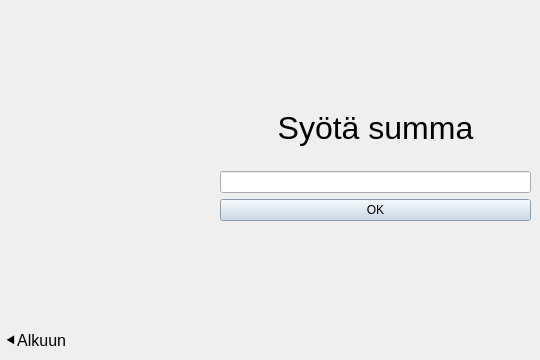
    <widget class="QWidget" name="stackMuuSumma">
     <widget class="QWidget" name="verticalLayoutWidget_4">
      <property name="geometry">
       <rect>
        <x>220</x>
        <y>90</y>
        <width>311</width>
        <height>131</height>
       </rect>
      </property>
      <layout class="QVBoxLayout" name="verticalLayout_3">
       <item>
        <widget class="QLabel" name="label">
         <property name="font">
          <font>
           <pointsize>24</pointsize>
          </font>
         </property>
         <property name="styleSheet">
          <string notr="true">color:black</string>
         </property>
         <property name="text">
          <string>Syötä summa</string>
         </property>
         <property name="alignment">
          <set>Qt::AlignCenter</set>
         </property>
        </widget>
       </item>
       <item>
        <widget class="QLineEdit" name="lineEditMuuSumma">
         <property name="readOnly">
          <bool>true</bool>
         </property>
        </widget>
       </item>
       <item>
        <widget class="QPushButton" name="pushButtonMuuSummaOK">
         <property name="palette">
          <palette>
           <active>
            <colorrole role="WindowText">
             <brush brushstyle="SolidPattern">
              <color alpha="255">
               <red>0</red>
               <green>0</green>
               <blue>0</blue>
              </color>
             </brush>
            </colorrole>
            <colorrole role="Button">
             <brush brushstyle="SolidPattern">
              <color alpha="255">
               <red>195</red>
               <green>213</green>
               <blue>232</blue>
              </color>
             </brush>
            </colorrole>
            <colorrole role="Text">
             <brush brushstyle="SolidPattern">
              <color alpha="255">
               <red>0</red>
               <green>0</green>
               <blue>0</blue>
              </color>
             </brush>
            </colorrole>
            <colorrole role="ButtonText">
             <brush brushstyle="SolidPattern">
              <color alpha="255">
               <red>0</red>
               <green>0</green>
               <blue>0</blue>
              </color>
             </brush>
            </colorrole>
            <colorrole role="Base">
             <brush brushstyle="SolidPattern">
              <color alpha="255">
               <red>195</red>
               <green>213</green>
               <blue>232</blue>
              </color>
             </brush>
            </colorrole>
            <colorrole role="Window">
             <brush brushstyle="SolidPattern">
              <color alpha="255">
               <red>195</red>
               <green>213</green>
               <blue>232</blue>
              </color>
             </brush>
            </colorrole>
            <colorrole role="PlaceholderText">
             <brush brushstyle="SolidPattern">
              <color alpha="128">
               <red>0</red>
               <green>0</green>
               <blue>0</blue>
              </color>
             </brush>
            </colorrole>
           </active>
           <inactive>
            <colorrole role="WindowText">
             <brush brushstyle="SolidPattern">
              <color alpha="255">
               <red>0</red>
               <green>0</green>
               <blue>0</blue>
              </color>
             </brush>
            </colorrole>
            <colorrole role="Button">
             <brush brushstyle="SolidPattern">
              <color alpha="255">
               <red>195</red>
               <green>213</green>
               <blue>232</blue>
              </color>
             </brush>
            </colorrole>
            <colorrole role="Text">
             <brush brushstyle="SolidPattern">
              <color alpha="255">
               <red>0</red>
               <green>0</green>
               <blue>0</blue>
              </color>
             </brush>
            </colorrole>
            <colorrole role="ButtonText">
             <brush brushstyle="SolidPattern">
              <color alpha="255">
               <red>0</red>
               <green>0</green>
               <blue>0</blue>
              </color>
             </brush>
            </colorrole>
            <colorrole role="Base">
             <brush brushstyle="SolidPattern">
              <color alpha="255">
               <red>195</red>
               <green>213</green>
               <blue>232</blue>
              </color>
             </brush>
            </colorrole>
            <colorrole role="Window">
             <brush brushstyle="SolidPattern">
              <color alpha="255">
               <red>195</red>
               <green>213</green>
               <blue>232</blue>
              </color>
             </brush>
            </colorrole>
            <colorrole role="PlaceholderText">
             <brush brushstyle="SolidPattern">
              <color alpha="128">
               <red>0</red>
               <green>0</green>
               <blue>0</blue>
              </color>
             </brush>
            </colorrole>
           </inactive>
           <disabled>
            <colorrole role="WindowText">
             <brush brushstyle="SolidPattern">
              <color alpha="255">
               <red>0</red>
               <green>0</green>
               <blue>0</blue>
              </color>
             </brush>
            </colorrole>
            <colorrole role="Button">
             <brush brushstyle="SolidPattern">
              <color alpha="255">
               <red>195</red>
               <green>213</green>
               <blue>232</blue>
              </color>
             </brush>
            </colorrole>
            <colorrole role="Text">
             <brush brushstyle="SolidPattern">
              <color alpha="255">
               <red>0</red>
               <green>0</green>
               <blue>0</blue>
              </color>
             </brush>
            </colorrole>
            <colorrole role="ButtonText">
             <brush brushstyle="SolidPattern">
              <color alpha="255">
               <red>0</red>
               <green>0</green>
               <blue>0</blue>
              </color>
             </brush>
            </colorrole>
            <colorrole role="Base">
             <brush brushstyle="SolidPattern">
              <color alpha="255">
               <red>195</red>
               <green>213</green>
               <blue>232</blue>
              </color>
             </brush>
            </colorrole>
            <colorrole role="Window">
             <brush brushstyle="SolidPattern">
              <color alpha="255">
               <red>195</red>
               <green>213</green>
               <blue>232</blue>
              </color>
             </brush>
            </colorrole>
            <colorrole role="PlaceholderText">
             <brush brushstyle="SolidPattern">
              <color alpha="128">
               <red>0</red>
               <green>0</green>
               <blue>0</blue>
              </color>
             </brush>
            </colorrole>
           </disabled>
          </palette>
         </property>
         <property name="styleSheet">
          <string notr="true">color:black</string>
         </property>
         <property name="text">
          <string>OK</string>
         </property>
        </widget>
       </item>
      </layout>
     </widget>
     <widget class="QLabel" name="label_12">
      <property name="enabled">
       <bool>true</bool>
      </property>
      <property name="geometry">
       <rect>
        <x>0</x>
        <y>330</y>
        <width>99</width>
        <height>21</height>
       </rect>
      </property>
      <property name="palette">
       <palette>
        <active>
         <colorrole role="WindowText">
          <brush brushstyle="SolidPattern">
           <color alpha="255">
            <red>0</red>
            <green>0</green>
            <blue>0</blue>
           </color>
          </brush>
         </colorrole>
         <colorrole role="Button">
          <brush brushstyle="SolidPattern">
           <color alpha="255">
            <red>195</red>
            <green>213</green>
            <blue>232</blue>
           </color>
          </brush>
         </colorrole>
         <colorrole role="Light">
          <brush brushstyle="SolidPattern">
           <color alpha="255">
            <red>0</red>
            <green>0</green>
            <blue>0</blue>
           </color>
          </brush>
         </colorrole>
         <colorrole role="Midlight">
          <brush brushstyle="SolidPattern">
           <color alpha="255">
            <red>0</red>
            <green>0</green>
            <blue>0</blue>
           </color>
          </brush>
         </colorrole>
         <colorrole role="Dark">
          <brush brushstyle="SolidPattern">
           <color alpha="255">
            <red>0</red>
            <green>0</green>
            <blue>0</blue>
           </color>
          </brush>
         </colorrole>
         <colorrole role="Mid">
          <brush brushstyle="SolidPattern">
           <color alpha="255">
            <red>0</red>
            <green>0</green>
            <blue>0</blue>
           </color>
          </brush>
         </colorrole>
         <colorrole role="Text">
          <brush brushstyle="SolidPattern">
           <color alpha="255">
            <red>255</red>
            <green>255</green>
            <blue>255</blue>
           </color>
          </brush>
         </colorrole>
         <colorrole role="BrightText">
          <brush brushstyle="SolidPattern">
           <color alpha="255">
            <red>255</red>
            <green>255</green>
            <blue>255</blue>
           </color>
          </brush>
         </colorrole>
         <colorrole role="ButtonText">
          <brush brushstyle="SolidPattern">
           <color alpha="255">
            <red>255</red>
            <green>255</green>
            <blue>255</blue>
           </color>
          </brush>
         </colorrole>
         <colorrole role="Base">
          <brush brushstyle="SolidPattern">
           <color alpha="255">
            <red>195</red>
            <green>213</green>
            <blue>232</blue>
           </color>
          </brush>
         </colorrole>
         <colorrole role="Window">
          <brush brushstyle="SolidPattern">
           <color alpha="255">
            <red>195</red>
            <green>213</green>
            <blue>232</blue>
           </color>
          </brush>
         </colorrole>
         <colorrole role="Shadow">
          <brush brushstyle="SolidPattern">
           <color alpha="255">
            <red>0</red>
            <green>0</green>
            <blue>0</blue>
           </color>
          </brush>
         </colorrole>
         <colorrole role="AlternateBase">
          <brush brushstyle="SolidPattern">
           <color alpha="255">
            <red>0</red>
            <green>0</green>
            <blue>0</blue>
           </color>
          </brush>
         </colorrole>
         <colorrole role="ToolTipBase">
          <brush brushstyle="SolidPattern">
           <color alpha="255">
            <red>255</red>
            <green>255</green>
            <blue>220</blue>
           </color>
          </brush>
         </colorrole>
         <colorrole role="ToolTipText">
          <brush brushstyle="SolidPattern">
           <color alpha="255">
            <red>0</red>
            <green>0</green>
            <blue>0</blue>
           </color>
          </brush>
         </colorrole>
         <colorrole role="PlaceholderText">
          <brush brushstyle="SolidPattern">
           <color alpha="127">
            <red>255</red>
            <green>255</green>
            <blue>255</blue>
           </color>
          </brush>
         </colorrole>
         <colorrole role="Accent">
          <brush brushstyle="SolidPattern">
           <color alpha="255">
            <red>0</red>
            <green>0</green>
            <blue>0</blue>
           </color>
          </brush>
         </colorrole>
        </active>
        <inactive>
         <colorrole role="WindowText">
          <brush brushstyle="SolidPattern">
           <color alpha="255">
            <red>0</red>
            <green>0</green>
            <blue>0</blue>
           </color>
          </brush>
         </colorrole>
         <colorrole role="Button">
          <brush brushstyle="SolidPattern">
           <color alpha="255">
            <red>195</red>
            <green>213</green>
            <blue>232</blue>
           </color>
          </brush>
         </colorrole>
         <colorrole role="Light">
          <brush brushstyle="SolidPattern">
           <color alpha="255">
            <red>0</red>
            <green>0</green>
            <blue>0</blue>
           </color>
          </brush>
         </colorrole>
         <colorrole role="Midlight">
          <brush brushstyle="SolidPattern">
           <color alpha="255">
            <red>0</red>
            <green>0</green>
            <blue>0</blue>
           </color>
          </brush>
         </colorrole>
         <colorrole role="Dark">
          <brush brushstyle="SolidPattern">
           <color alpha="255">
            <red>0</red>
            <green>0</green>
            <blue>0</blue>
           </color>
          </brush>
         </colorrole>
         <colorrole role="Mid">
          <brush brushstyle="SolidPattern">
           <color alpha="255">
            <red>0</red>
            <green>0</green>
            <blue>0</blue>
           </color>
          </brush>
         </colorrole>
         <colorrole role="Text">
          <brush brushstyle="SolidPattern">
           <color alpha="255">
            <red>255</red>
            <green>255</green>
            <blue>255</blue>
           </color>
          </brush>
         </colorrole>
         <colorrole role="BrightText">
          <brush brushstyle="SolidPattern">
           <color alpha="255">
            <red>255</red>
            <green>255</green>
            <blue>255</blue>
           </color>
          </brush>
         </colorrole>
         <colorrole role="ButtonText">
          <brush brushstyle="SolidPattern">
           <color alpha="255">
            <red>255</red>
            <green>255</green>
            <blue>255</blue>
           </color>
          </brush>
         </colorrole>
         <colorrole role="Base">
          <brush brushstyle="SolidPattern">
           <color alpha="255">
            <red>195</red>
            <green>213</green>
            <blue>232</blue>
           </color>
          </brush>
         </colorrole>
         <colorrole role="Window">
          <brush brushstyle="SolidPattern">
           <color alpha="255">
            <red>195</red>
            <green>213</green>
            <blue>232</blue>
           </color>
          </brush>
         </colorrole>
         <colorrole role="Shadow">
          <brush brushstyle="SolidPattern">
           <color alpha="255">
            <red>0</red>
            <green>0</green>
            <blue>0</blue>
           </color>
          </brush>
         </colorrole>
         <colorrole role="AlternateBase">
          <brush brushstyle="SolidPattern">
           <color alpha="255">
            <red>0</red>
            <green>0</green>
            <blue>0</blue>
           </color>
          </brush>
         </colorrole>
         <colorrole role="ToolTipBase">
          <brush brushstyle="SolidPattern">
           <color alpha="255">
            <red>255</red>
            <green>255</green>
            <blue>220</blue>
           </color>
          </brush>
         </colorrole>
         <colorrole role="ToolTipText">
          <brush brushstyle="SolidPattern">
           <color alpha="255">
            <red>0</red>
            <green>0</green>
            <blue>0</blue>
           </color>
          </brush>
         </colorrole>
         <colorrole role="PlaceholderText">
          <brush brushstyle="SolidPattern">
           <color alpha="127">
            <red>255</red>
            <green>255</green>
            <blue>255</blue>
           </color>
          </brush>
         </colorrole>
         <colorrole role="Accent">
          <brush brushstyle="SolidPattern">
           <color alpha="255">
            <red>0</red>
            <green>0</green>
            <blue>0</blue>
           </color>
          </brush>
         </colorrole>
        </inactive>
        <disabled>
         <colorrole role="WindowText">
          <brush brushstyle="SolidPattern">
           <color alpha="255">
            <red>0</red>
            <green>0</green>
            <blue>0</blue>
           </color>
          </brush>
         </colorrole>
         <colorrole role="Button">
          <brush brushstyle="SolidPattern">
           <color alpha="255">
            <red>195</red>
            <green>213</green>
            <blue>232</blue>
           </color>
          </brush>
         </colorrole>
         <colorrole role="Light">
          <brush brushstyle="SolidPattern">
           <color alpha="255">
            <red>0</red>
            <green>0</green>
            <blue>0</blue>
           </color>
          </brush>
         </colorrole>
         <colorrole role="Midlight">
          <brush brushstyle="SolidPattern">
           <color alpha="255">
            <red>0</red>
            <green>0</green>
            <blue>0</blue>
           </color>
          </brush>
         </colorrole>
         <colorrole role="Dark">
          <brush brushstyle="SolidPattern">
           <color alpha="255">
            <red>0</red>
            <green>0</green>
            <blue>0</blue>
           </color>
          </brush>
         </colorrole>
         <colorrole role="Mid">
          <brush brushstyle="SolidPattern">
           <color alpha="255">
            <red>0</red>
            <green>0</green>
            <blue>0</blue>
           </color>
          </brush>
         </colorrole>
         <colorrole role="Text">
          <brush brushstyle="SolidPattern">
           <color alpha="255">
            <red>0</red>
            <green>0</green>
            <blue>0</blue>
           </color>
          </brush>
         </colorrole>
         <colorrole role="BrightText">
          <brush brushstyle="SolidPattern">
           <color alpha="255">
            <red>255</red>
            <green>255</green>
            <blue>255</blue>
           </color>
          </brush>
         </colorrole>
         <colorrole role="ButtonText">
          <brush brushstyle="SolidPattern">
           <color alpha="255">
            <red>0</red>
            <green>0</green>
            <blue>0</blue>
           </color>
          </brush>
         </colorrole>
         <colorrole role="Base">
          <brush brushstyle="SolidPattern">
           <color alpha="255">
            <red>195</red>
            <green>213</green>
            <blue>232</blue>
           </color>
          </brush>
         </colorrole>
         <colorrole role="Window">
          <brush brushstyle="SolidPattern">
           <color alpha="255">
            <red>195</red>
            <green>213</green>
            <blue>232</blue>
           </color>
          </brush>
         </colorrole>
         <colorrole role="Shadow">
          <brush brushstyle="SolidPattern">
           <color alpha="255">
            <red>0</red>
            <green>0</green>
            <blue>0</blue>
           </color>
          </brush>
         </colorrole>
         <colorrole role="AlternateBase">
          <brush brushstyle="SolidPattern">
           <color alpha="255">
            <red>0</red>
            <green>0</green>
            <blue>0</blue>
           </color>
          </brush>
         </colorrole>
         <colorrole role="ToolTipBase">
          <brush brushstyle="SolidPattern">
           <color alpha="255">
            <red>255</red>
            <green>255</green>
            <blue>220</blue>
           </color>
          </brush>
         </colorrole>
         <colorrole role="ToolTipText">
          <brush brushstyle="SolidPattern">
           <color alpha="255">
            <red>0</red>
            <green>0</green>
            <blue>0</blue>
           </color>
          </brush>
         </colorrole>
         <colorrole role="PlaceholderText">
          <brush brushstyle="SolidPattern">
           <color alpha="127">
            <red>0</red>
            <green>0</green>
            <blue>0</blue>
           </color>
          </brush>
         </colorrole>
         <colorrole role="Accent">
          <brush brushstyle="SolidPattern">
           <color alpha="255">
            <red>0</red>
            <green>0</green>
            <blue>0</blue>
           </color>
          </brush>
         </colorrole>
        </disabled>
       </palette>
      </property>
      <property name="font">
       <font>
        <pointsize>12</pointsize>
       </font>
      </property>
      <property name="text">
       <string> ⯇Alkuun</string>
      </property>
      <property name="alignment">
       <set>Qt::AlignLeading|Qt::AlignLeft|Qt::AlignVCenter</set>
      </property>
     </widget>
    </widget>
